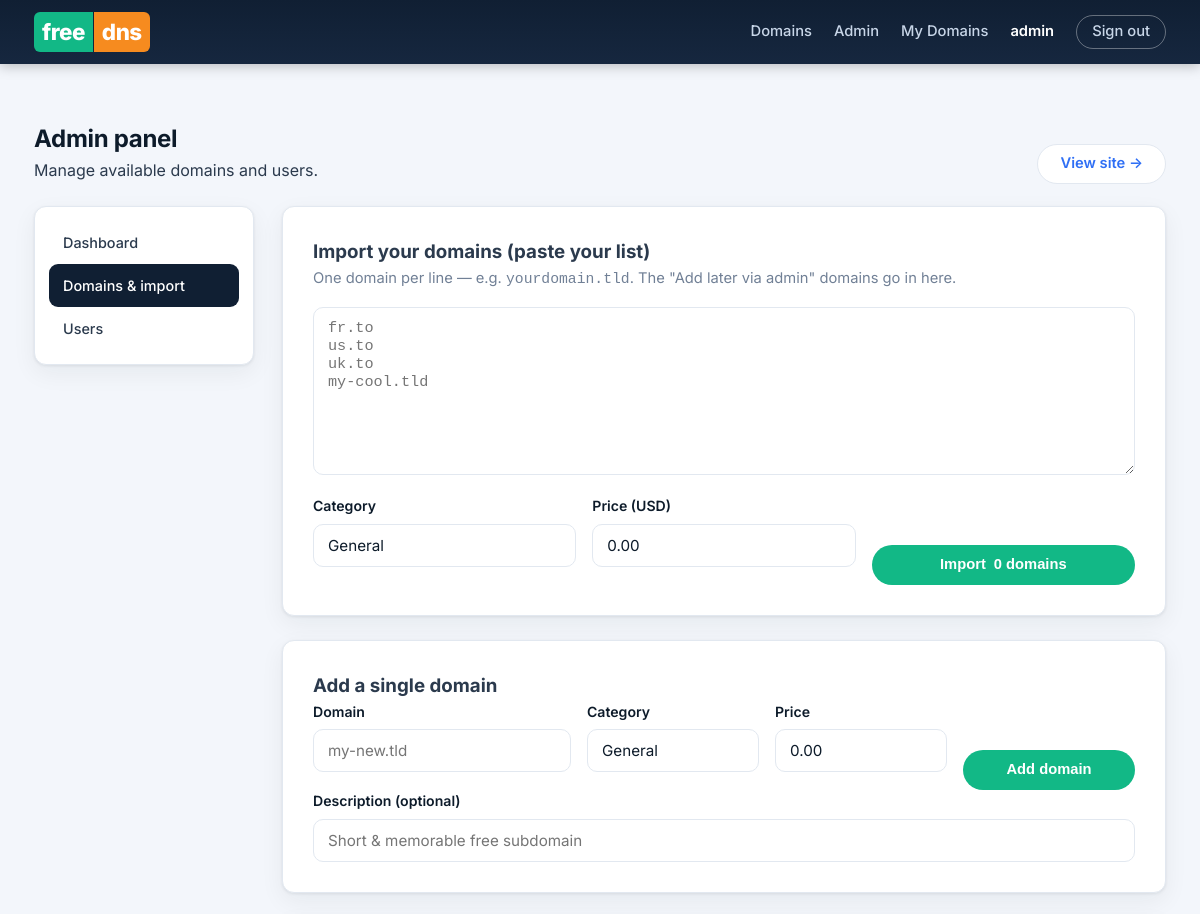
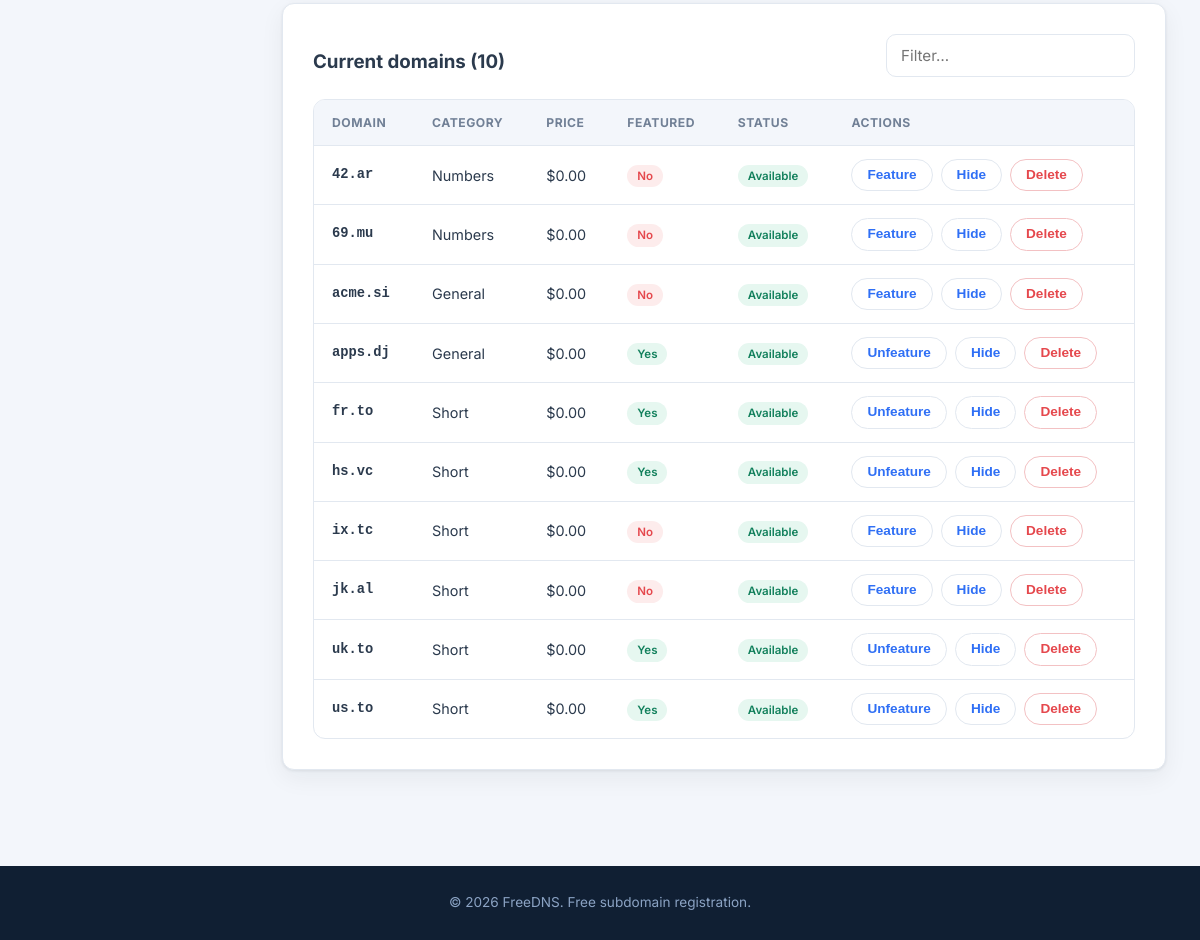
The page /admin/domains.php (signed in) on the database its author committed (2 pictures, top to bottom).
### tables this page shows
CREATE TABLE IF NOT EXISTS users (
    id            INT UNSIGNED NOT NULL AUTO_INCREMENT,
    username      VARCHAR(50)  NOT NULL,
    email         VARCHAR(190) NOT NULL,
    password_hash VARCHAR(255) NOT NULL,
    is_admin      TINYINT(1)   NOT NULL DEFAULT 0,
    created_at    TIMESTAMP    NOT NULL DEFAULT CURRENT_TIMESTAMP,
    PRIMARY KEY (id),
    UNIQUE KEY uq_users_username (username),
    UNIQUE KEY uq_users_email (email)
);

CREATE TABLE IF NOT EXISTS domains (
    id          INT UNSIGNED NOT NULL AUTO_INCREMENT,
    name        VARCHAR(190) NOT NULL,
    price       DECIMAL(10,2) NOT NULL DEFAULT 0.00,
    description VARCHAR(255)          DEFAULT NULL,
    category    VARCHAR(60)           DEFAULT 'General',
    featured    TINYINT(1)   NOT NULL DEFAULT 0,
    available   TINYINT(1)   NOT NULL DEFAULT 1,
    created_at  TIMESTAMP    NOT NULL DEFAULT CURRENT_TIMESTAMP,
    PRIMARY KEY (id),
    UNIQUE KEY uq_domains_name (name),
    KEY idx_domains_available (available)
);

### includes/functions.php (called while the page is built, shortened)
<?php
function base_url(): string {
    $base = BASE_URL;
    if ($base === '') {
        $scheme = (!empty($_SERVER['HTTPS']) && $_SERVER['HTTPS'] !== 'off') ? 'https' : 'http';
        $host   = $_SERVER['HTTP_HOST'] ?? 'localhost';
        $appRoot = realpath(__DIR__ . '/..');
        $docRoot = is_dir($appRoot) ? str_replace('\\', '/', realpath($_SERVER['DOCUMENT_ROOT'] ?? '/')) : null;
        $rel     = '';
        if ($docRoot !== null && $appRoot !== false && str_starts_with(str_replace('\\', '/', $appRoot), $docRoot)) {
            $rel = rtrim(substr(str_replace('\\', '/', $appRoot), strlen($docRoot)), '/');
        }
        $base = "$scheme://$host$rel";
    }
    return rtrim($base, '/');
}
function url(string $path = ''): string {
    return base_url() . '/' . ltrim($path, '/');
}
function e(string $value): string {
    return htmlspecialchars($value, ENT_QUOTES, 'UTF-8');
}

### includes/db.php (called while the page is built, shortened)
<?php
function db(): PDO {
    static $pdo = null;
    if ($pdo === null) {
        $dsn = 'mysql:host=' . DB_HOST . ';dbname=' . DB_NAME . ';charset=utf8mb4';
        try {
            $pdo = new PDO($dsn, DB_USER, DB_PASS, [
                PDO::ATTR_ERRMODE            => PDO::ERRMODE_EXCEPTION,
                PDO::ATTR_DEFAULT_FETCH_MODE => PDO::FETCH_ASSOC,
                PDO::ATTR_EMULATE_PREPARES   => false,
            ]);
        } catch (PDOException $e) {
            http_response_code(500);
            exit('Database connection failed: ' . htmlspecialchars($e->getMessage()));
        }
    }
    return $pdo;
}

### includes/auth.php (called while the page is built, shortened)
<?php
require_once __DIR__ . '/db.php';
function cur_user(): ?array {
    $st = db()->prepare('SELECT id, username, email, is_admin, created_at FROM users WHERE id = ?');
    $st->execute([$_SESSION['user_id']]);
    $u = $st->fetch();
    return $u;
}

### admin/_footer.php (called while the page is built)
<?php
page_footer();

### admin/domains.php (the view, shortened to what this page needs)
<?php
require_once __DIR__ . '/_header.php';
$search = trim($_GET['q'] ?? '');
$where  = '';
$params = [];
$st = db()->prepare('SELECT * FROM domains' . $where . ' ORDER BY name ASC LIMIT 300');
$st->execute($params);
$domains = $st->fetchAll();
?>
        <div class="card wide" style="max-width:none;margin-bottom:24px;">
            <h3>Import your domains <span class="hint">(paste your list)</span></h3>
            <div class="sub" style="margin-bottom:16px;">One domain per line — e.g. <code>yourdomain.tld</code>. The "Add later via admin" domains go in here.</div>
            <form method="post" action="domains.php">
                <textarea id="importDomains" name="domains" rows="8" placeholder="fr.to&#10;us.to&#10;uk.to&#10;my-cool.tld" style="font-family:'Consolas',monospace;margin-bottom:12px;"></textarea>
                <div class="form-row" style="grid-template-columns:1fr 1fr 1fr;align-items:end;">
                    <div class="form-group">
                        <label for="impCat">Category</label>
                        <input type="text" name="category" id="impCat" value="General">
                    </div>
                    <div class="form-group">
                        <label for="impPrice">Price (USD)</label>
                        <input type="number" name="price" id="impPrice" value="0.00" min="0" step="0.01">
                    </div>
                    <div>
                        <button class="btn btn-primary btn-block" type="submit">Import <span id="importCount">0 domains</span></button>
                    </div>
                </div>
            </form>
        </div>
        <div class="card wide" style="max-width:none;margin-bottom:24px;">
            <h3>Add a single domain</h3>
            <form method="post" action="domains.php">
                <div class="form-row" style="grid-template-columns:1.5fr 1fr 1fr 1fr;align-items:end;">
                    <div class="form-group">
                        <label for="addName">Domain</label>
                        <input type="text" name="name" id="addName" placeholder="my-new.tld" required>
                    </div>
                    <div class="form-group">
                        <label for="addCat">Category</label>
                        <input type="text" name="category" id="addCat" value="General">
                    </div>
                    <div class="form-group">
                        <label for="addPrice">Price</label>
                        <input type="number" name="price" id="addPrice" value="0.00" min="0" step="0.01">
                    </div>
                    <div><button class="btn btn-primary btn-block" type="submit">Add domain</button></div>
                </div>
                <div class="form-group" style="margin-bottom:0;">
                    <label for="addDesc">Description (optional)</label>
                    <input type="text" name="description" id="addDesc" placeholder="Short & memorable free subdomain">
                </div>
            </form>
        </div>
        <div class="card wide" style="max-width:none;">
            <div class="section-head">
                <h3>Current domains (<?php echo count($domains); ?>)</h3>
                <form method="get" action="domains.php"><input type="search" name="q" value="<?php echo e($search); ?>" placeholder="Filter…"></form>
            </div>
            <div class="table-wrap" style="box-shadow:none;">
                <table class="table">
                    <thead><tr><th>Domain</th><th>Category</th><th>Price</th><th>Featured</th><th>Status</th><th>Actions</th></tr></thead>
                    <tbody>
                    <?php foreach ($domains as $d): ?>
                        <tr>
                            <td class="mono" style="font-weight:700;"><?php echo e($d['name']); ?></td>
                            <td><?php echo e($d['category']); ?></td>
                            <td>$<?php echo number_format((float)$d['price'], 2, '.', ''); ?></td>
                            <td><span class="pill <?php echo (int)$d['featured'] ? 'pill-on' : 'pill-off'; ?>"><?php echo (int)$d['featured'] ? 'Yes' : 'No'; ?></span></td>
                            <td><span class="pill <?php echo (int)$d['available'] ? 'pill-on' : 'pill-off'; ?>"><?php echo (int)$d['available'] ? 'Available' : 'Hidden'; ?></span></td>
                            <td>
                                <div class="actions">
                                    <form method="post" action="domains.php"><?php echo csrf_field(); ?>
                                        <button class="btn btn-sm btn-outline"><?php echo (int)$d['featured'] ? 'Unfeature' : 'Feature'; ?></button>
                                    </form>
                                    <form method="post" action="domains.php"><?php echo csrf_field(); ?>
                                        <button class="btn btn-sm btn-outline"><?php echo (int)$d['available'] ? 'Hide' : 'Show'; ?></button>
                                    </form>
                                    <form method="post" action="domains.php"><?php echo csrf_field(); ?>
                                        <button class="btn btn-sm btn-danger" data-confirm="Delete <?php echo e($d['name']); ?>?">Delete</button>
                                    </form>
                                </div>
                            </td>
                        </tr>
                    <?php endforeach; ?>
                    </tbody>
                </table>
            </div>
        </div>
<?php require_once __DIR__ . '/_footer.php';

### includes/layout.php (shortened to what this page needs)
<?php
require_once __DIR__ . '/auth.php';
require_once __DIR__ . '/functions.php';
function page_header(string $title = '', array $bodyClass = []): void {
    $u     = cur_user();
    $admin = $u && (int)$u['is_admin'] === 1;
    $bc    = $bodyClass ? ' class="' . e(implode(' ', $bodyClass)) . '"' : '';
    ?>
<!DOCTYPE html>
<html lang="en">
<head>
    <link rel="stylesheet" href="<?php echo url('assets/css/style.css'); ?>">
</head>
<body<?php echo $bc; ?>>
<header class="site-header">
    <div class="container header-inner">
        <a class="brand" href="<?php echo url('index.php'); ?>">
            <span class="brand-mark">free</span><span class="brand-mark-accent">dns</span>
        </a>
        <nav class="main-nav" id="mainNav">
            <a href="<?php echo url('index.php'); ?>">Domains</a>
            <?php if ($admin): ?><a href="<?php echo url('admin/index.php'); ?>">Admin</a><?php endif; ?>
            <?php if ($u): ?>
                <a href="<?php echo url('dashboard.php'); ?>">My Domains</a>
                <a class="nav-user" href="<?php echo url('dashboard.php'); ?>"><?php echo e($u['username']); ?></a>
                <a class="btn btn-sm btn-ghost" href="<?php echo url('logout.php'); ?>">Sign out</a>
            <?php else: ?>
                <a href="<?php echo url('login.php'); ?>">Sign in</a>
                <a class="btn btn-sm btn-primary" href="<?php echo url('register.php'); ?>">Create account</a>
            <?php endif; ?>
        </nav>
    </div>
</header>
<main class="page">
    <?php
}
function page_footer(): void {
    ?>
</main>
<footer class="site-footer">
    <div class="container">
        <p>&copy; <?php echo date('Y'); ?> <?php echo e(SITE_NAME); ?>. Free subdomain registration.</p>
    </div>
</footer>
</body>
</html>
    <?php
}

### rows shown on the page
users: username "admin"
domains: name "42.ar", category "Numbers", price "0.00", featured "No", available "Available"
domains: name "69.mu", category "Numbers", price "0.00", featured "No", available "Available"
domains: name "acme.si", category "General", price "0.00", featured "No", available "Available"
domains: name "apps.dj", category "General", price "0.00", featured "Yes", available "Available"
domains: name "fr.to", category "Short", price "0.00", featured "Yes", available "Available"
domains: name "hs.vc", category "Short", price "0.00", featured "Yes", available "Available"
domains: name "ix.tc", category "Short", price "0.00", featured "No", available "Available"
domains: name "jk.al", category "Short", price "0.00", featured "No", available "Available"
domains: name "uk.to", category "Short", price "0.00", featured "Yes", available "Available"
domains: name "us.to", category "Short", price "0.00", featured "Yes", available "Available"

### other values the page prints
count($domains) "10"
SITE_NAME "FreeDNS"
